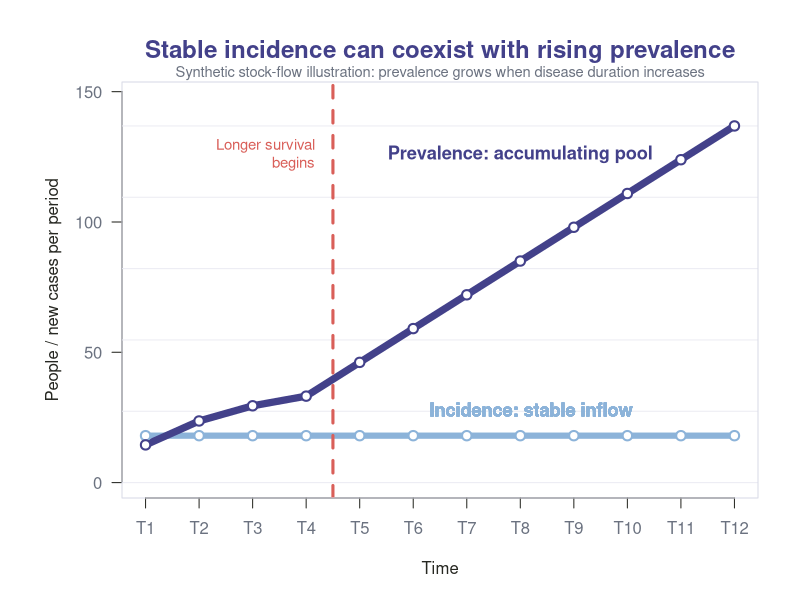
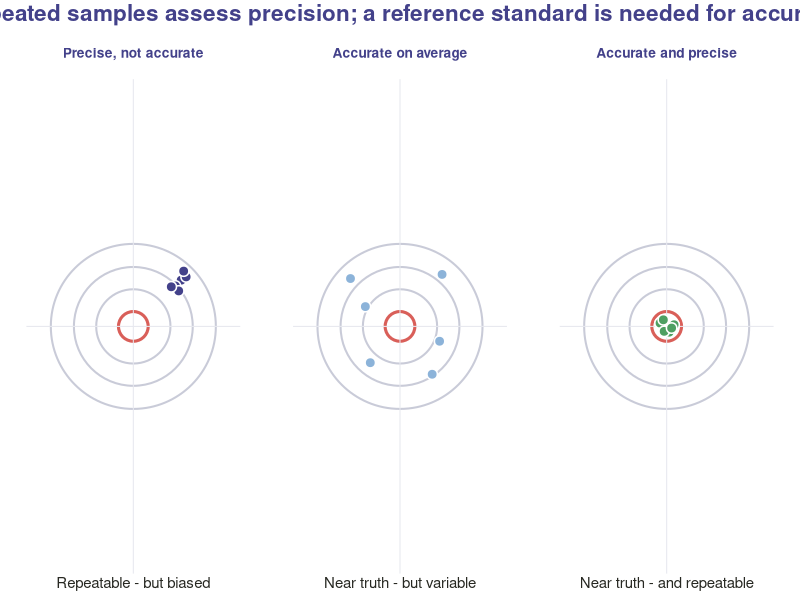
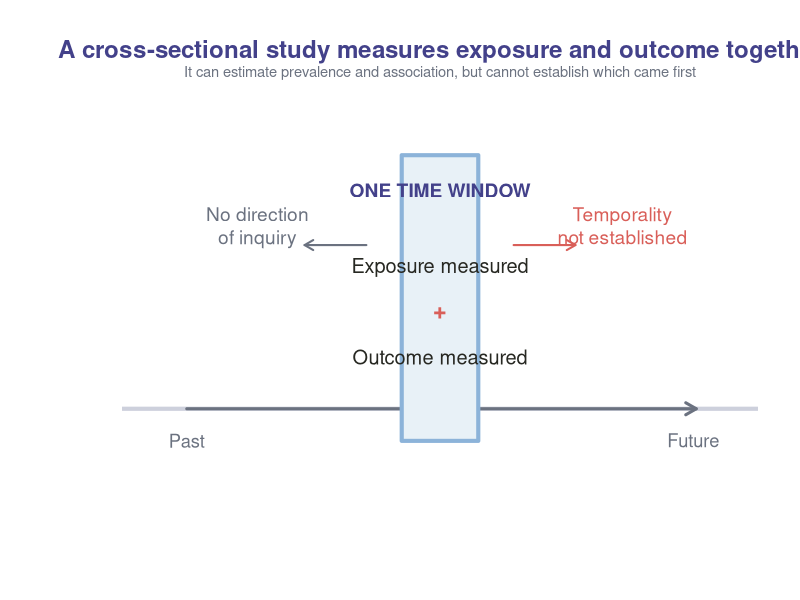
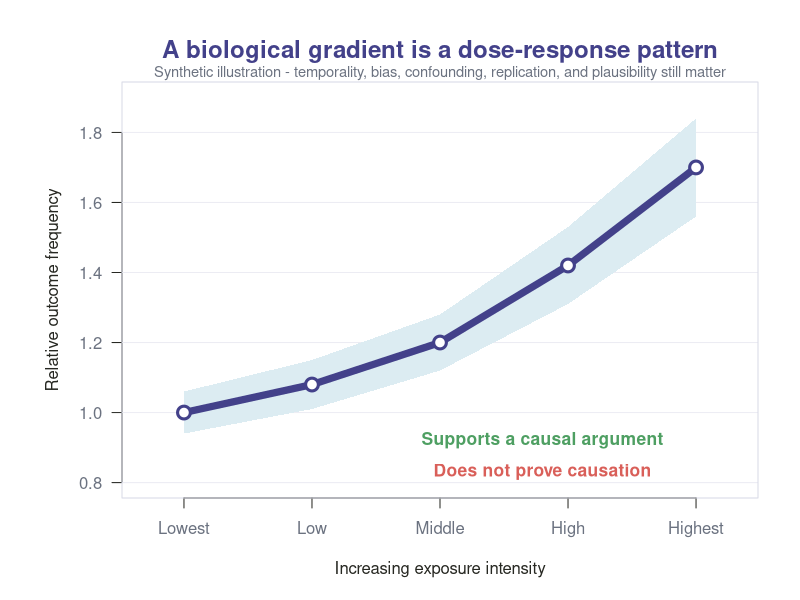
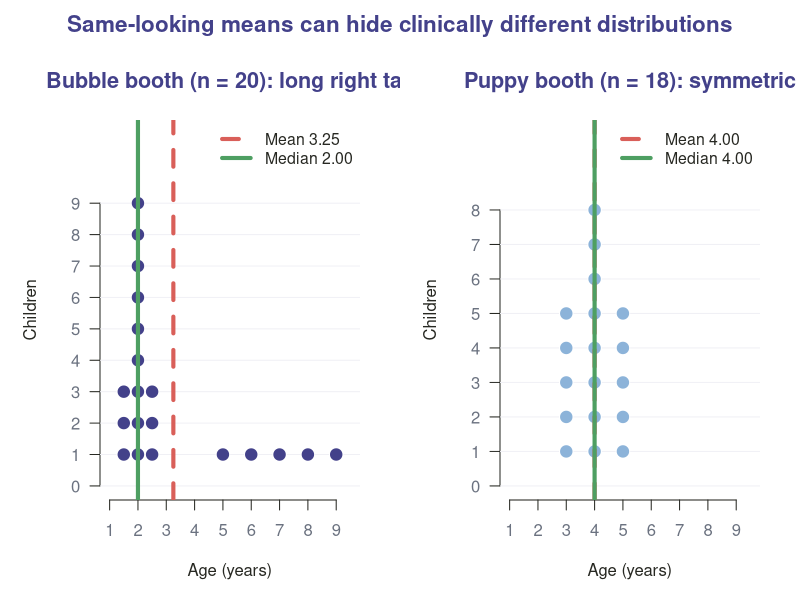
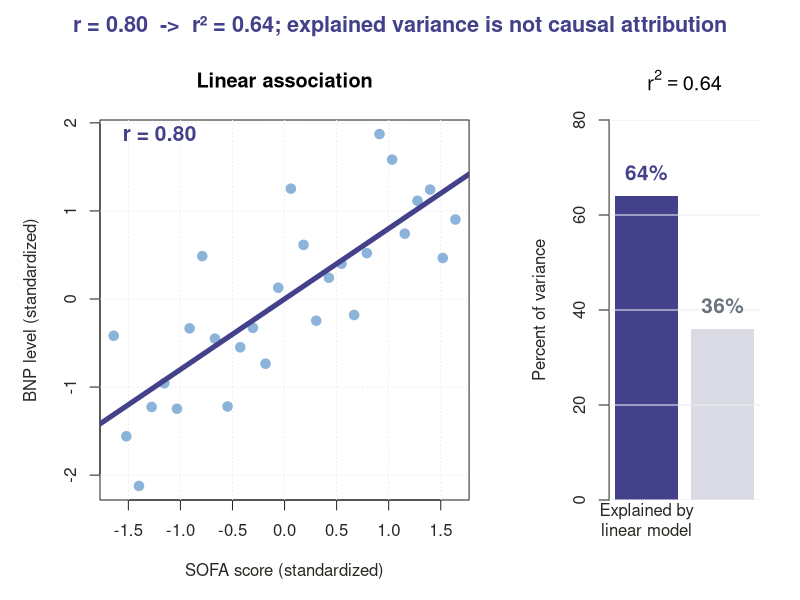
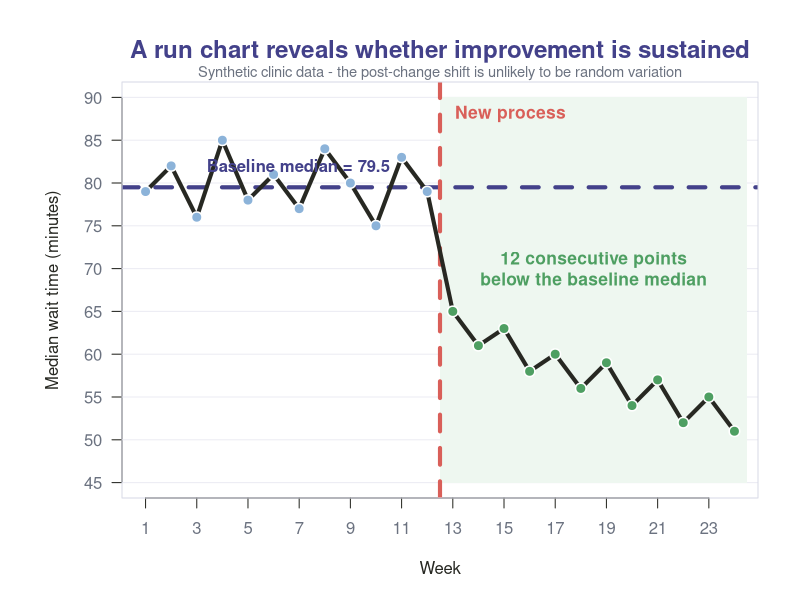

R code for these plots, in order:
#!/usr/bin/env Rscript

# Reproducible explanatory figures for EBM 26_1.
# All plotted values are synthetic teaching data unless they reproduce
# arithmetic stated in the source PREP question.

primary <- "#43418A"
secondary <- "#8CB3D9"
accent <- "#96C3CE"
success <- "#4E9F62"
warning <- "#D95F59"
ink <- "#272822"
muted <- "#6B7280"
paper <- "#FFFFFF"

out_dir <- "figs"
dir.create(out_dir, showWarnings = FALSE, recursive = TRUE)

open_png <- function(name, width = 1600, height = 900) {
  png(file.path(out_dir, name), width = width, height = height, res = 160,
      bg = paper, type = "cairo")
  par(family = "sans", fg = ink, col.axis = ink, col.lab = ink,
      mar = c(5, 6, 4, 2) + 0.1)
}

panel_title <- function(main, sub = NULL) {
  title(main = main, col.main = primary, font.main = 2, cex.main = 1.45,
        line = 1.2)
  if (!is.null(sub)) {
    mtext(sub, side = 3, line = 0.05, cex = 0.88, col = muted)
  }
}

# Figure 1: Stable incidence but increasing prevalence when duration increases.
open_png("q10_incidence_prevalence.png")
years <- 1:12
incidence <- rep(18, length(years))
prevalence_old <- 18 * (1 - exp(-years / 2.2)) * 2.2
prevalence_new <- c(prevalence_old[1:4], prevalence_old[4] + cumsum(incidence[5:12] * 0.72))
plot(years, prevalence_new, type = "n", ylim = c(0, max(prevalence_new) * 1.08),
     xlab = "Time", ylab = "People / new cases per period", axes = FALSE)
axis(1, at = years, labels = paste0("T", years), col.axis = muted)
axis(2, las = 1, col.axis = muted)
abline(h = seq(0, max(prevalence_new), length.out = 6), col = "#ECECF3", lwd = 1)
lines(years, incidence, col = secondary, lwd = 6)
lines(years, prevalence_new, col = primary, lwd = 7)
abline(v = 4.5, col = warning, lty = 2, lwd = 3)
points(years, incidence, pch = 21, bg = paper, col = secondary, lwd = 2, cex = 1.25)
points(years, prevalence_new, pch = 21, bg = paper, col = primary, lwd = 2, cex = 1.25)
text(8.2, incidence + 10, "Incidence: stable inflow", col = secondary, font = 2, cex = 1.1)
text(8.0, prevalence_new[10] + 15, "Prevalence: accumulating pool", col = primary,
     font = 2, cex = 1.1)
text(4.35, max(prevalence_new) * 0.91, "Longer survival\nbegins", col = warning,
     pos = 2, cex = 0.9)
panel_title("Stable incidence can coexist with rising prevalence",
            "Synthetic stock-flow illustration: prevalence grows when disease duration increases")
box(col = "#D8DAE6")
dev.off()

# Figure 2: Precision vs accuracy as repeated measurement patterns.
open_png("q24_precision_accuracy.png", 1700, 900)
par(mfrow = c(1, 3), mar = c(2, 2, 4, 2), oma = c(0, 0, 2, 0))
draw_target <- function(points, heading, caption, point_col) {
  plot(0, 0, type = "n", xlim = c(-1.2, 1.2), ylim = c(-1.2, 1.2),
       axes = FALSE, xlab = "", ylab = "", asp = 1)
  for (r in c(1, 0.72, 0.45, 0.18)) {
    symbols(0, 0, circles = r, inches = FALSE, add = TRUE,
            fg = if (r == 0.18) warning else "#C9CBD8", lwd = if (r == 0.18) 3 else 2)
  }
  abline(h = 0, v = 0, col = "#E6E7EE", lwd = 1)
  points(points[, 1], points[, 2], pch = 21, bg = point_col,
         col = paper, lwd = 1.5, cex = 2.1)
  title(main = heading, col.main = primary, font.main = 2, cex.main = 1.25)
  mtext(caption, side = 1, line = 0.3, cex = 0.9, col = ink)
}
precise_not_accurate <- matrix(c(0.58, 0.51, 0.64, 0.55, 0.61, 0.46,
                                 0.56, 0.49, 0.60, 0.43, 0.67, 0.48), ncol = 2)
accurate_not_precise <- matrix(c(-0.60, -0.36, 0.48, 0.51, -0.42, 0.39,
                                 0.58, -0.44, -0.18, 0.63, 0.24, -0.58), ncol = 2)
accurate_precise <- matrix(c(-0.08, 0.03, 0.09, -0.04, -0.03, 0.06,
                             0.04, -0.07, 0.02, 0.08, -0.06, -0.02), ncol = 2)
draw_target(precise_not_accurate, "Precise, not accurate", "Repeatable - but biased", primary)
draw_target(accurate_not_precise, "Accurate on average", "Near truth - but variable", secondary)
draw_target(accurate_precise, "Accurate and precise", "Near truth - and repeatable", success)
mtext("Repeated samples assess precision; a reference standard is needed for accuracy",
      outer = TRUE, side = 3, line = 0.2, col = primary, font = 2, cex = 1.35)
dev.off()

# Figure 3: Cross-sectional design is a snapshot.
open_png("q20_cross_sectional_snapshot.png", 1700, 850)
plot(0, 0, type = "n", xlim = c(0, 10), ylim = c(0, 6), axes = FALSE,
     xlab = "", ylab = "")
abline(h = 1.15, col = "#CDD0DC", lwd = 4)
arrows(0.7, 1.15, 9.35, 1.15, length = 0.12, col = muted, lwd = 3)
text(0.7, 0.65, "Past", col = muted, cex = 1.1)
text(9.3, 0.65, "Future", col = muted, cex = 1.1)
rect(4.35, 0.65, 5.65, 5.1, col = "#E8F1F7", border = secondary, lwd = 4)
text(5, 4.55, "ONE TIME WINDOW", col = primary, font = 2, cex = 1.15)
text(5, 3.35, "Exposure measured", col = ink, cex = 1.2)
text(5, 2.65, "+", col = warning, cex = 1.4, font = 2)
text(5, 1.95, "Outcome measured", col = ink, cex = 1.2)
text(1.9, 4.0, "No direction\nof inquiry", col = muted, cex = 1.15)
arrows(3.75, 3.7, 2.7, 3.7, length = 0.1, col = muted, lwd = 2)
text(8.1, 4.0, "Temporality\nnot established", col = warning, cex = 1.15)
arrows(6.25, 3.7, 7.3, 3.7, length = 0.1, col = warning, lwd = 2)
panel_title("A cross-sectional study measures exposure and outcome together",
            "It can estimate prevalence and association, but cannot establish which came first")
dev.off()

# Figure 4: Biological gradient as one causal consideration.
open_png("q18_biological_gradient.png")
exposure <- 1:5
rate <- c(1.00, 1.08, 1.20, 1.42, 1.70)
plot(exposure, rate, type = "n", xlim = c(0.7, 5.3), ylim = c(0.8, 1.9),
     xlab = "Increasing exposure intensity", ylab = "Relative outcome frequency",
     axes = FALSE)
axis(1, at = exposure, labels = c("Lowest", "Low", "Middle", "High", "Highest"),
     col.axis = muted)
axis(2, at = seq(0.8, 1.8, 0.2), las = 1, col.axis = muted)
abline(h = seq(0.8, 1.8, 0.2), col = "#ECECF3")
polygon(c(exposure, rev(exposure)),
        c(rate - c(.06, .07, .08, .11, .14), rev(rate + c(.06, .07, .08, .11, .14))),
        col = "#DCECF2", border = NA)
lines(exposure, rate, col = primary, lwd = 7)
points(exposure, rate, pch = 21, bg = paper, col = primary, lwd = 3, cex = 1.7)
text(3.8, 0.92, "Supports a causal argument", col = success, font = 2, cex = 1.05)
text(3.8, 0.83, "Does not prove causation", col = warning, font = 2, cex = 1.05)
panel_title("A biological gradient is a dose-response pattern",
            "Synthetic illustration - temporality, bias, confounding, replication, and plausibility still matter")
box(col = "#D8DAE6")
dev.off()

# Figure 5: Exact age distributions from PREP Question 15.
open_png("q15_age_distributions.png", 1700, 900)
bubbles <- c(rep(1.5, 3), rep(2, 9), rep(2.5, 3), 5, 6, 7, 8, 9)
puppy <- c(rep(3, 5), rep(4, 8), rep(5, 5))
par(mfrow = c(1, 2), mar = c(5, 5, 4, 2), oma = c(0, 0, 2, 0))
draw_dotstack <- function(values, heading, col) {
  tab <- table(values)
  xs <- as.numeric(names(tab))
  max_n <- max(tab)
  plot(0, 0, type = "n", xlim = c(1, 9.5), ylim = c(0, max_n + 2.2),
       xlab = "Age (years)", ylab = "Children", axes = FALSE)
  axis(1, at = 1:9, col.axis = muted)
  axis(2, at = 0:max_n, las = 1, col.axis = muted)
  abline(h = 0:max_n, col = "#F0F0F5")
  for (i in seq_along(xs)) {
    points(rep(xs[i], tab[i]), seq_len(tab[i]), pch = 21, bg = col,
           col = paper, lwd = 1, cex = 1.8)
  }
  abline(v = mean(values), col = warning, lwd = 4, lty = 2)
  abline(v = median(values), col = success, lwd = 4)
  title(main = heading, col.main = primary, font.main = 2, cex.main = 1.3)
  legend("topright", legend = c(sprintf("Mean %.2f", mean(values)),
                                sprintf("Median %.2f", median(values))),
         col = c(warning, success), lty = c(2, 1), lwd = 4,
         bty = "n", cex = 0.95)
}
draw_dotstack(bubbles, "Bubble booth (n = 20): long right tail", primary)
draw_dotstack(puppy, "Puppy booth (n = 18): symmetric", secondary)
mtext("Same-looking means can hide clinically different distributions",
      outer = TRUE, side = 3, line = 0.2, col = primary, font = 2, cex = 1.35)
dev.off()

# Figure 6: r and r-squared with exact synthetic correlation of 0.80.
open_png("q16_r_squared.png", 1700, 900)
n <- 28
x_std <- as.numeric(scale(seq_len(n)))
residual <- sin(seq_len(n) * 1.77) + cos(seq_len(n) * 0.83)
residual <- residual - mean(residual)
residual <- residual - x_std * sum(residual * x_std) / sum(x_std^2)
residual <- as.numeric(scale(residual))
y_std <- 0.8 * x_std + sqrt(1 - 0.8^2) * residual
r_observed <- cor(x_std, y_std)
layout(matrix(c(1, 2), nrow = 1), widths = c(1.4, 0.8))
par(mar = c(5, 5, 4, 2), oma = c(0, 0, 2, 0))
plot(x_std, y_std, pch = 21, bg = secondary, col = paper, cex = 1.55,
     xlab = "SOFA score (standardized)", ylab = "BNP level (standardized)",
     main = "Linear association")
grid(col = "#ECECF3")
points(x_std, y_std, pch = 21, bg = secondary, col = paper, cex = 1.55)
abline(lm(y_std ~ x_std), col = primary, lwd = 5)
text(-1.65, 1.85, sprintf("r = %.2f", r_observed), col = primary,
     font = 2, cex = 1.25, pos = 4)
barplot(c(64, 36), names.arg = c("Explained by\nlinear model", "Unexplained\nvariation"),
        col = c(primary, "#D9DAE4"), border = NA, ylim = c(0, 80),
        ylab = "Percent of variance", main = expression(r^2 == 0.64))
abline(h = seq(0, 80, 20), col = "#ECECF3")
text(c(0.7, 1.9), c(64, 36) + 5, labels = c("64%", "36%"),
     col = c(primary, muted), font = 2, cex = 1.25)
mtext("r = 0.80  ->  r² = 0.64; explained variance is not causal attribution",
      outer = TRUE, side = 3, line = 0.2, col = primary, font = 2, cex = 1.3)
dev.off()

# Figure 7: Synthetic run chart with a post-intervention shift.
open_png("q44_run_chart.png", 1700, 900)
week <- 1:24
wait <- c(79, 82, 76, 85, 78, 81, 77, 84, 80, 75, 83, 79,
          65, 61, 63, 58, 60, 56, 59, 54, 57, 52, 55, 51)
baseline_median <- median(wait[1:12])
plot(week, wait, type = "n", ylim = c(45, 90), xlim = c(1, 24),
     xlab = "Week", ylab = "Median wait time (minutes)", axes = FALSE)
axis(1, at = seq(1, 24, 2), col.axis = muted)
axis(2, at = seq(45, 90, 5), las = 1, col.axis = muted)
abline(h = seq(45, 90, 5), col = "#ECECF3")
rect(12.5, 45, 24.5, 90, col = "#EEF7F0", border = NA)
abline(h = baseline_median, col = primary, lwd = 4, lty = 2)
abline(v = 12.5, col = warning, lwd = 4, lty = 2)
lines(week, wait, col = ink, lwd = 4)
points(week[1:12], wait[1:12], pch = 21, bg = secondary, col = paper, lwd = 1.5, cex = 1.4)
points(week[13:24], wait[13:24], pch = 21, bg = success, col = paper, lwd = 1.5, cex = 1.4)
text(12.7, 88, "New process", col = warning, font = 2, pos = 4, cex = 1.05)
text(3, baseline_median + 2.3, sprintf("Baseline median = %.1f", baseline_median),
     col = primary, font = 2, pos = 4, cex = 1.0)
text(18.5, 70, "12 consecutive points\nbelow the baseline median", col = success,
     font = 2, cex = 1.05)
panel_title("A run chart reveals whether improvement is sustained",
            "Synthetic clinic data - the post-change shift is unlikely to be random variation")
box(col = "#D8DAE6")
dev.off()

cat("Generated figures:\n")
cat(paste0("- ", list.files(out_dir, pattern = "\\.png$")), sep = "\n")
